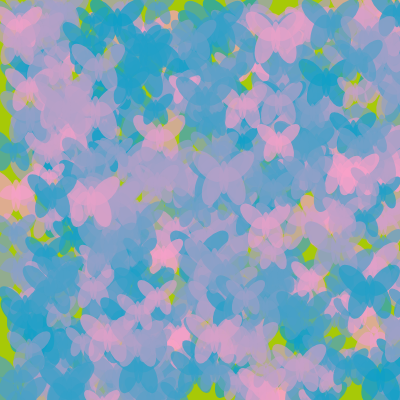
Frame 1 (no input)
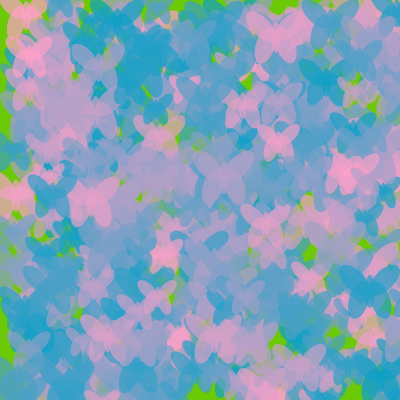
Frame 60 (no input)
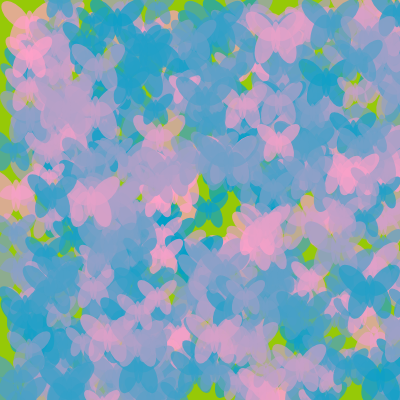
Frame 120 (the mouse pressed at the canvas centre since frame 60)

The p5.js sketch that drew these frames (run headless with seeded random() and noise() and a simulated clock; from frame 60 on, the mouse is pressed at the canvas centre):

// p5.js sketch
// ── sketch.js
let butterflyX = [];
let butterflyY = [];
let butterflySpeed = 10;
let butterflySize = [];
let bfclr = [];
let bgclr = 167;
let bgchange = 1;

function setup() {
  createCanvas(400, 400);
  for (let i = 0; i < 500; i+=1) {
    butterflyX[i] = random(0, width);
    butterflyY[i] = random(0, height);
    butterflySize[i] = random(20,40);
    bfclr[i] = random(10,250)
  }
}

function draw() {
  background(bgclr, 201, 7);
  bgclr -= bgchange;
  if(bgclr > 250|| bgclr < 100){
    bgchange = -bgchange
  }
  
  
  // 绘制蝴蝶
  for (let j = 0; j < 500; j += 1){
    drawButterfly(butterflyX[j], butterflyY[j], butterflySize[j], bfclr[j]);
  }
  
  // 如果鼠标靠近蝴蝶，蝴蝶就飞走
  for (let k = 0; k < 500; k+=1) {
    let d = dist(butterflyX[k], butterflyY[k], mouseX, mouseY);
    if (d < 50) {
      butterflyX[k] += random(-butterflySpeed, butterflySpeed);
      butterflyY[k] += random(-butterflySpeed, butterflySpeed);
      butterflySize[k] += 0.1 * random(-butterflySpeed, butterflySpeed);
      bfclr[k] -= 10 *random(-butterflySpeed, butterflySpeed);
    }
  }
}

// 绘制蝴蝶的函数
function drawButterfly(x, y, butterflySize, bfclr) {
  // wings
  noStroke();
  fill(bfclr, 160, 200,180);
  push();
  translate(x, y)
  rotate(PI / 4)
  ellipse(0, 0, butterflySize, butterflySize / 2);
  pop();

  push();
  translate(x + butterflySize / 1.3, y)
  rotate(-PI / 4)
  ellipse(0, 0, butterflySize, butterflySize / 2)
  pop();

  push();
  translate(x + butterflySize / 8, y + butterflySize / 2)
  rotate(PI * 3 / 5)
  ellipse(0, 0, butterflySize, butterflySize / 2)

  pop();
  push();
  translate(x + butterflySize / 1.5, y + butterflySize / 2)
  rotate(-PI * 3 / 5)
  ellipse(0, 0, butterflySize, butterflySize / 2)
  pop();

  fill(bfclr, 160, 200,180)
  ellipse(x + butterflySize / 2.5, y + butterflySize / 3.5, butterflySize / 4, butterflySize/1.2)

}
